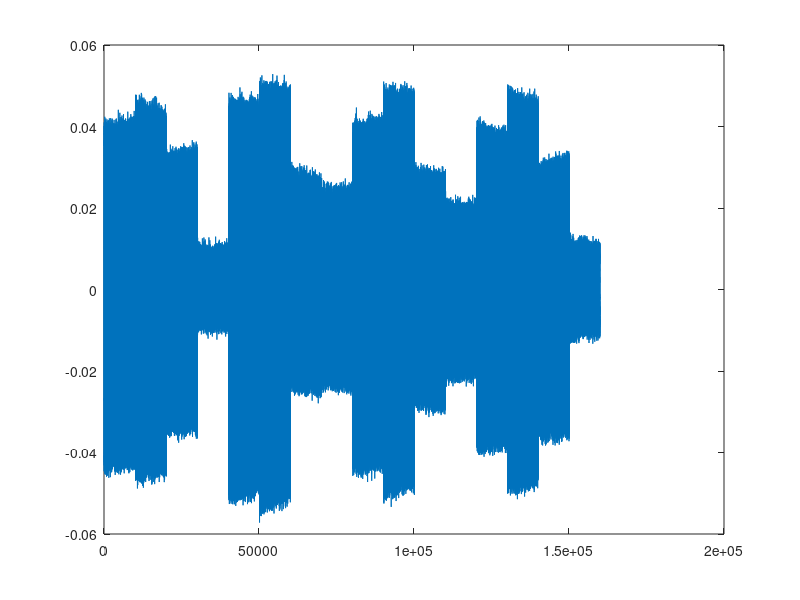

Reproduce this figure in MATLAB. (Note: this script raises an error after producing the figure.)
load("calibration_meas.mat");
figure 
plot(real(IQv))
hold on
for i = 1:10000:160000
    xline(i)
end
figure
for i = 1:16
    plot(real(IQv((i-1)*10000+1:i*10000)))
    hold on
end
%%
W_calibration = zeros(16,2);
offset1 = 200;
offset2 = 0;
all_samples = zeros(16,10000-offset1-offset2);
for i = 1:16
    tone_samples_v = IQv(offset1 + (i-1)*10000+1:(i)*10000 - offset2);
    all_samples(i,:) = tone_samples_v;
    tone_spectrum = fft(tone_samples_v)/(10000-offset1-offset2);
    W_calibration(i,1) = tone_spectrum(abs(tone_spectrum) == max(abs(tone_spectrum)));
    tone_samples_h = IQh(offset1 + (i-1)*10000:(i)*10000 - offset2);
    tone_spectrum = fft(tone_samples_h)/(10000-offset1-offset2);
    W_calibration(i,2) = tone_spectrum(abs(tone_spectrum) == max(abs(tone_spectrum)));
end

% calib_angles = angle(conj(W_calibration));
% calib_amps = abs(W_calibration);

W_calibration = exp(1j*angle(conj(W_calibration))) ./ abs(W_calibration);
% W_calibration = W_calibration ./ abs(W_calibration);
% W_calibration(:,1) = (W_calibration(:,1)) .*  abs(W_calibration(:,1));
% W_calibration(:,2) = (W_calibration(:,2)) .*  abs(W_calibration(:,2));
figure
for i = 1:16
    plot(real(all_samples(i,:)*W_calibration(i,1)))
    hold on
end
%% 
load("calibration_meas2.mat");

all_samples = zeros(16,10000-offset1-offset2);
for i = 1:16
    tone_samples_v = IQv(offset1 + (i-1)*10000+1:(i)*10000 - offset2);
    all_samples(i,:) = tone_samples_v;
end
figure
for i = 1:16
    plot(real(all_samples(i,:)*W_calibration(i,1)))
    hold on
end